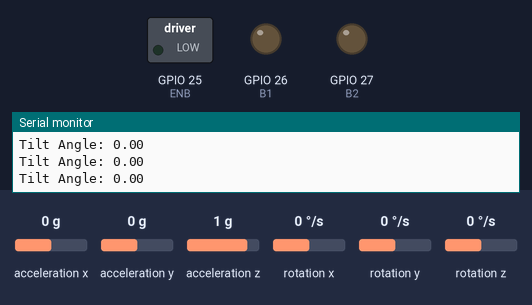
Bench run of a sketch on a simulated ESP32. Shown: switched loads named in the sketch (green lamp = pin HIGH), output pins drawn as LEDs (lit = HIGH), the last lines printed to the serial monitor. The inputs (shaded band) are chosen by the test bench; at power-on: acceleration y 0 g, acceleration z 1 g, acceleration x 0 g, rotation x 0 °/s, rotation y 0 °/s, rotation z 0 °/s.

Above: at 1.2 s.
1.3 s: acceleration y set to -1.4 g
At 2.1 s:
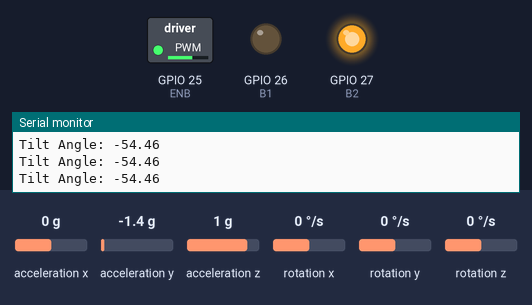
2.8 s: acceleration z set to -1.4 g
At 4.0 s:
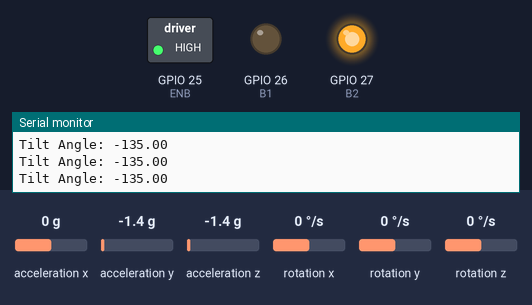
4.3 s: acceleration y set to -0.2 g
5.8 s: acceleration y set to 0.1 g
At 6.2 s:
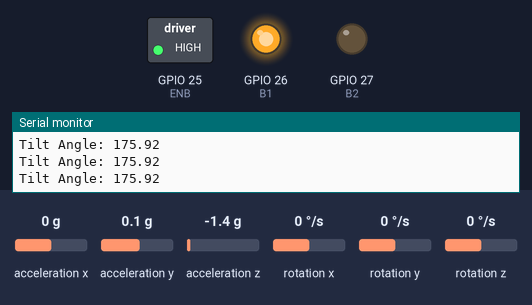
7.3 s: acceleration z set to 0.8 g
At 8.4 s:
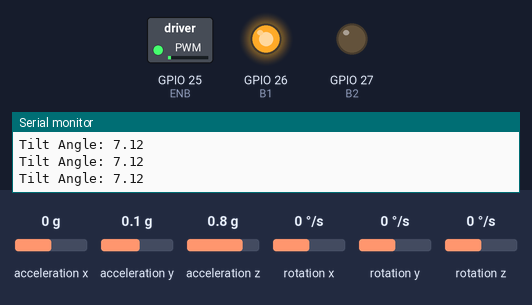
8.8 s: acceleration z set to 1 g
At 9.4 s:
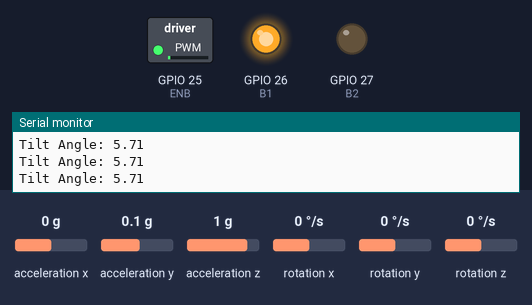
10.3 s: acceleration z set to 1.3 g
At 11.6 s:
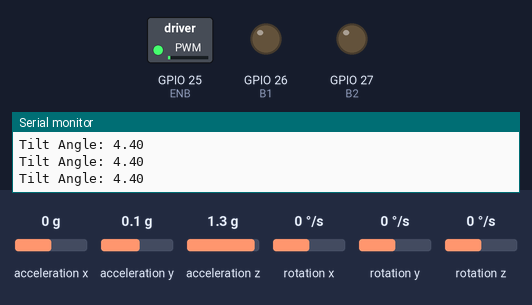
Timing chart, 0 to 12.9 s (numbered marks = the images above; inputs shaded):
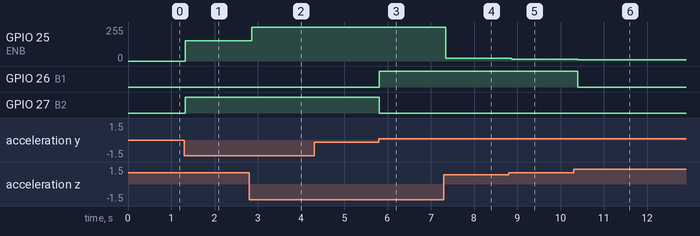

The sketch:

Gyro-Controlled-Propeller.ino
```cpp
#include <Wire.h>
#include <MPU6050.h>
MPU6050 mpu;

// Using Motor B side
#define ENB 25   // GPIO25
#define B1  26   // GPIO26
#define B2  27   // GPIO27

void setup() {
  Serial.begin(115200);
  Wire.begin(21, 22);  // SDA = GPIO21, SCL = GPIO22
  mpu.initialize();

  pinMode(ENB, OUTPUT);
  pinMode(B1, OUTPUT);
  pinMode(B2, OUTPUT);

  Serial.println("MPU6050 Gyro-Motor (Motor B side) Test Started");
}

void loop() {
  int16_t ax, ay, az;
  mpu.getAcceleration(&ax, &ay, &az);

  // Calculate tilt on X-axis
  float tilt = atan2(ay, az) * 180 / PI;
  Serial.print("Tilt Angle: ");
  Serial.println(tilt);

  // Map tilt to motor speed (0–255)
  int speed = map(abs(tilt), 0, 90, 0, 255);
  analogWrite(ENB, speed);

  if (tilt > 5) {
    // Tilted right → rotate forward
    digitalWrite(B1, HIGH);
    digitalWrite(B2, LOW);
  } else if (tilt < -5) {
    // Tilted left → rotate reverse
    digitalWrite(B1, LOW);
    digitalWrite(B2, HIGH);
  } else {
    // Balanced → stop motor
    digitalWrite(B1, LOW);
    digitalWrite(B2, LOW);
  }

  delay(100);
}
```

Measured:
- the behaviour switches between -0.1 and 0 g on acceleration y (found by bisection; images 2 and 3)
- the behaviour switches between 1.1 and 1.2 g on acceleration z (found by bisection; images 5 and 6)
- after the input at 1.3 s, GPIO 25 (ENB): 0/255 → 153/255 at once; GPIO 27 (B2): LOW → HIGH at once
- after the input at 2.8 s, GPIO 25 (ENB): 153/255 → 255/255 after 0.06 s
- after the input at 5.8 s, GPIO 26 (B1): LOW → HIGH at once; GPIO 27 (B2): HIGH → LOW at once
- after the input at 7.3 s, GPIO 25 (ENB): 255/255 → 19/255 at once
- after the input at 8.8 s, GPIO 25 (ENB): 19/255 → 14/255 after 0.07 s
- after the input at 10.3 s, GPIO 25 (ENB): 14/255 → 11/255 after 0.10 s; GPIO 26 (B1): HIGH → LOW after 0.10 s
